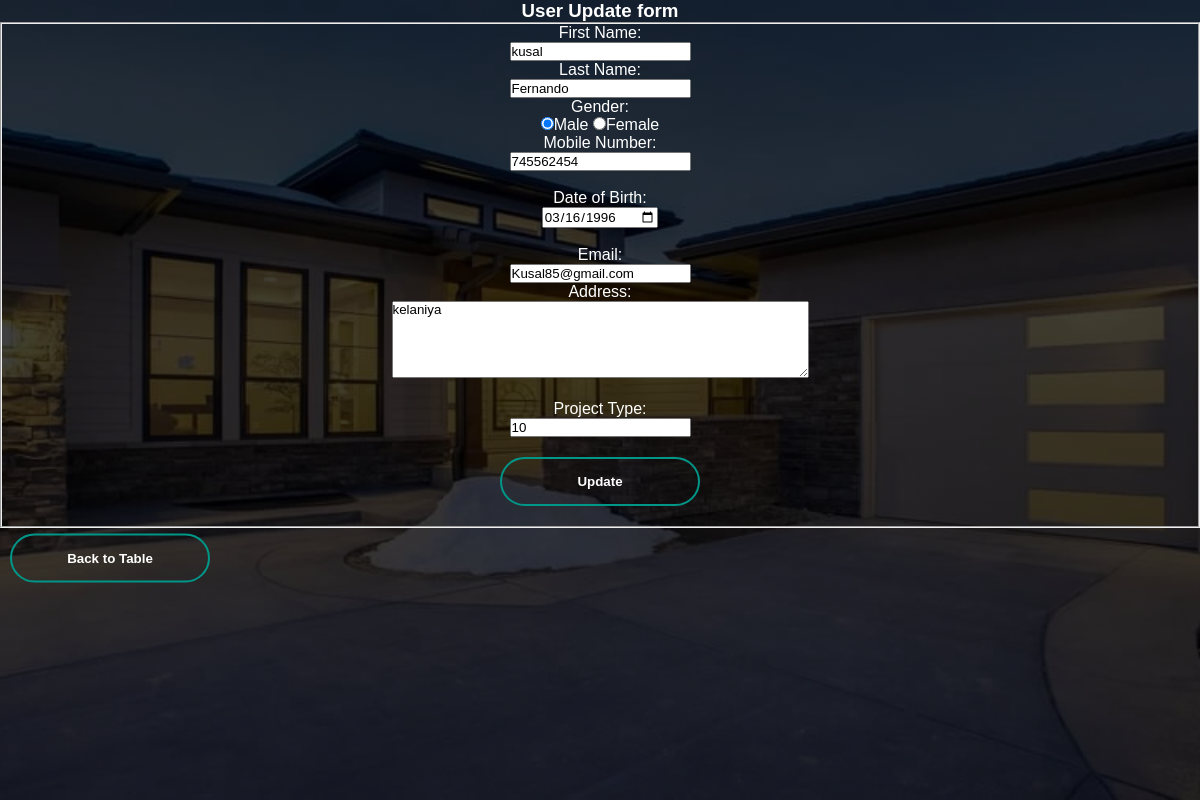
The app's page /UserUpdate.php?id=1 with its own data.
### tables this page shows
CREATE TABLE `customer` (
  `id` int(20) NOT NULL,
  `firstName` varchar(40) NOT NULL,
  `lastName` varchar(40) NOT NULL,
  `gender` varchar(20) NOT NULL,
  `phoneNum` bigint(10) NOT NULL,
  `birthday` date NOT NULL,
  `email` varchar(40) NOT NULL,
  `address` varchar(100) NOT NULL,
  `Project_id` int(20) NOT NULL
);

### UserUpdate.php (the view, shortened to what this page needs)
<?php
  include "connect.php";
  if(isset($_GET['id']))
  {
    $user_id =$_GET['id'];
    $sql = "SELECT * FROM customer WHERE id = '$user_id' ";
    $result = $conn->query($sql);
    if($result->num_rows>0)
    {
       while($row = $result->fetch_assoc())
       {
        $firstName=$row['firstName'];
       $lastName=$row['lastName'];
       $gender=$row['gender'];
       $phoneNum=$row['phoneNum'];
       $birthday=$row['birthday'];
       $email=$row['email'];
      $address=$row['address'];
      $Project_id=$row['Project_id'];
  }
   ?>
   <!DOCTYPE html>
   <html lang="en">
    <head>
	<link rel="stylesheet" type="text/css" href="Home.css">
	<link rel="stylesheet" type="text/css" href="User.css">
    </head>
    <body>
    <div class="backg">
   <h3>User Update form</h3>
   <center>
			 <form style="color:white" method="post" action="">
			 <fieldset>
				First Name: <br/>
				<input type="text" name="fname" value="<?php echo $firstName; ?>" required><br/>
				Last Name: <br/>
				<input type="text" name="lname" value="<?php echo $lastName; ?>" required><br/>
				Gender:<br/>
				<input type="radio" name="gender" value="male" <?php if($gender =="male") { echo "checked";} ?> >Male
				<input type="radio" name="gender" value="female" <?php if($gender =="female") { echo "checked";} ?> >Female<br/>
				Mobile Number:<br/>
				<input type="text" name="mobile"  value="<?php echo $phoneNum; ?>" required><br/><br/>
				Date of Birth: <br/>
				<input type="date" name="dob" value="<?php echo $birthday; ?>" required><br/><br/>
				Email:<br/>
				<input type="email" name="mail" pattern="[a-z0-9A-Z.%+_]+@+[a-zA-Z0-9.%+-]\.[a-z][2,3]"
				 placeholder="name@gmail.com" value="<?php echo $email; ?>" required><br/>
				Address:<br/>
				<textarea name="address" rows="5" cols="50" required><?php echo $address; ?></textarea><br/><br/>
                Project Type: <br/>
				<input type="text" name="pr_id" value="<?php echo $Project_id; ?>" required><br/>
        <button type="submit" id="submitBtn" name= "update" >Update</button>
			 </fieldset>
             </form>
			 </center>
       <div class="plan">
		 <button type="button" onclick="window.location.href='SubmitUserDetails.php'"><span></span>Back to Table</button>
	     </div>
    </div>
    </body>
   </html>
   <?php
   } else
   {
     Header("location:SubmitUserDetails.php");
     exit();
   }
}
?>

### Home.css (style rules this page uses)
* { margin:0; padding:0; font-family:sans-serif; text-decoration:none; }
.backg { width:100%; height:100vh; background-image: linear-gradient(rgba(0,0,0,0.75),rgba(0,0,0,0.75)),url("New-home-construction-methods-structural-and-architectural-design-900x500.webp"); background-size:cover; background-position:center; background-repeat:no-repeat; }
button { width:200px; padding:15px 0; text-align:center; margin:20px 10px; border-radius:25px; font-weight:bold; border:2px solid #009688; background:transparent; color:#fff; cursor:pointer; position:relative; overflow:hidden; }

### User.css (style rules this page uses)
.plan { float:center; margin-top:30px; position:absolute; transform:translateY(-50%); text-align:center; color:#fff; }
h3 { color:#fff; text-align:center; }

### records on screen
customer: fname "kusal", lname "Fernando", gender "☑", mobile "745562454", dob "03/16/1996", mail "Kusal85@gmail.com", address "kelaniya", pr_id "10"
